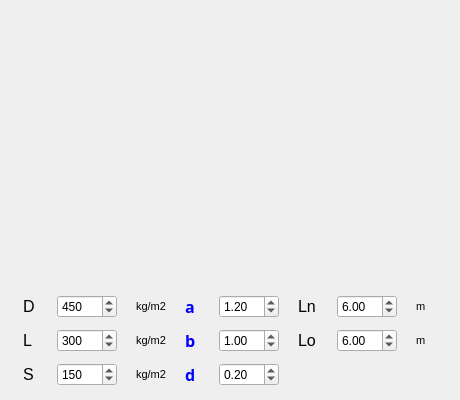
      <widget class="QWidget" name="tab_3">
       <attribute name="title">
        <string>بارگزاری</string>
       </attribute>
       <widget class="QLabel" name="label_10">
        <property name="geometry">
         <rect>
          <x>40</x>
          <y>0</y>
          <width>381</width>
          <height>281</height>
         </rect>
        </property>
        <property name="text">
         <string/>
        </property>
        <property name="pixmap">
         <pixmap>pic/loadasli.jpg</pixmap>
        </property>
        <property name="scaledContents">
         <bool>true</bool>
        </property>
       </widget>
       <widget class="QWidget" name="gridLayoutWidget">
        <property name="geometry">
         <rect>
          <x>10</x>
          <y>290</y>
          <width>441</width>
          <height>101</height>
         </rect>
        </property>
        <layout class="QGridLayout" name="gridLayout">
         <item row="1" column="4">
          <widget class="QDoubleSpinBox" name="beta">
           <property name="maximumSize">
            <size>
             <width>60</width>
             <height>16777215</height>
            </size>
           </property>
           <property name="toolTip">
            <string>ضریب بار زنده</string>
           </property>
           <property name="value">
            <double>1.000000000000000</double>
           </property>
          </widget>
         </item>
         <item row="0" column="5">
          <widget class="QLabel" name="label_17">
           <property name="maximumSize">
            <size>
             <width>20</width>
             <height>16777215</height>
            </size>
           </property>
           <property name="font">
            <font>
             <pointsize>12</pointsize>
             <weight>50</weight>
             <bold>false</bold>
            </font>
           </property>
           <property name="text">
            <string>Ln</string>
           </property>
          </widget>
         </item>
         <item row="1" column="5">
          <widget class="QLabel" name="label_34">
           <property name="font">
            <font>
             <pointsize>12</pointsize>
             <weight>50</weight>
             <bold>false</bold>
            </font>
           </property>
           <property name="text">
            <string>Lo</string>
           </property>
          </widget>
         </item>
         <item row="2" column="4">
          <widget class="QDoubleSpinBox" name="sigma">
           <property name="maximumSize">
            <size>
             <width>60</width>
             <height>16777215</height>
            </size>
           </property>
           <property name="toolTip">
            <string>ضریب بار برف</string>
           </property>
           <property name="value">
            <double>0.200000000000000</double>
           </property>
          </widget>
         </item>
         <item row="2" column="3">
          <widget class="QLabel" name="label_20">
           <property name="font">
            <font>
             <family>GreekC</family>
             <pointsize>12</pointsize>
             <weight>75</weight>
             <bold>true</bold>
            </font>
           </property>
           <property name="text">
            <string>&lt;html&gt;&lt;head/&gt;&lt;body&gt;&lt;p&gt;&lt;span style=&quot; color:#0000ff;&quot;&gt;d&lt;/span&gt;&lt;/p&gt;&lt;/body&gt;&lt;/html&gt;</string>
           </property>
          </widget>
         </item>
         <item row="1" column="3">
          <widget class="QLabel" name="label_19">
           <property name="font">
            <font>
             <family>GreekC</family>
             <pointsize>12</pointsize>
             <weight>75</weight>
             <bold>true</bold>
            </font>
           </property>
           <property name="text">
            <string>&lt;html&gt;&lt;head/&gt;&lt;body&gt;&lt;p&gt;&lt;span style=&quot; color:#0000ff;&quot;&gt;b&lt;/span&gt;&lt;/p&gt;&lt;/body&gt;&lt;/html&gt;</string>
           </property>
          </widget>
         </item>
         <item row="0" column="4">
          <widget class="QDoubleSpinBox" name="alfa">
           <property name="maximumSize">
            <size>
             <width>60</width>
             <height>16777215</height>
            </size>
           </property>
           <property name="toolTip">
            <string>ضریب بار مرده</string>
           </property>
           <property name="value">
            <double>1.200000000000000</double>
           </property>
          </widget>
         </item>
         <item row="2" column="0">
          <widget class="QLabel" name="label_13">
           <property name="font">
            <font>
             <pointsize>12</pointsize>
             <weight>50</weight>
             <bold>false</bold>
            </font>
           </property>
           <property name="text">
            <string>S</string>
           </property>
          </widget>
         </item>
         <item row="1" column="0">
          <widget class="QLabel" name="label_12">
           <property name="font">
            <font>
             <pointsize>12</pointsize>
             <weight>50</weight>
             <bold>false</bold>
            </font>
           </property>
           <property name="text">
            <string>L</string>
           </property>
          </widget>
         </item>
         <item row="2" column="1">
          <widget class="QDoubleSpinBox" name="sload">
           <property name="maximumSize">
            <size>
             <width>60</width>
             <height>16777215</height>
            </size>
           </property>
           <property name="toolTip">
            <string>بار برف</string>
           </property>
           <property name="decimals">
            <number>0</number>
           </property>
           <property name="maximum">
            <double>10000000000000.000000000000000</double>
           </property>
           <property name="value">
            <double>150.000000000000000</double>
           </property>
          </widget>
         </item>
         <item row="1" column="1">
          <widget class="QDoubleSpinBox" name="lload">
           <property name="maximumSize">
            <size>
             <width>60</width>
             <height>16777215</height>
            </size>
           </property>
           <property name="toolTip">
            <string>مجموع بار زنده</string>
           </property>
           <property name="decimals">
            <number>0</number>
           </property>
           <property name="maximum">
            <double>10000000000000.000000000000000</double>
           </property>
           <property name="value">
            <double>300.000000000000000</double>
           </property>
          </widget>
         </item>
         <item row="0" column="1">
          <widget class="QDoubleSpinBox" name="dload">
           <property name="maximumSize">
            <size>
             <width>60</width>
             <height>16777215</height>
            </size>
           </property>
           <property name="toolTip">
            <string>مجموع بار مرده</string>
           </property>
           <property name="toolTipDuration">
            <number>-1</number>
           </property>
           <property name="decimals">
            <number>0</number>
           </property>
           <property name="maximum">
            <double>10000000000000.000000000000000</double>
           </property>
           <property name="value">
            <double>450.000000000000000</double>
           </property>
          </widget>
         </item>
         <item row="1" column="7">
          <widget class="QLabel" name="label_36">
           <property name="maximumSize">
            <size>
             <width>15</width>
             <height>16777215</height>
            </size>
           </property>
           <property name="font">
            <font>
             <pointsize>8</pointsize>
             <weight>50</weight>
             <bold>false</bold>
            </font>
           </property>
           <property name="text">
            <string>m</string>
           </property>
          </widget>
         </item>
         <item row="2" column="2">
          <widget class="QLabel" name="label_16">
           <property name="font">
            <font>
             <pointsize>8</pointsize>
             <weight>50</weight>
             <bold>false</bold>
            </font>
           </property>
           <property name="text">
            <string>kg/m2</string>
           </property>
          </widget>
         </item>
         <item row="1" column="2">
          <widget class="QLabel" name="label_15">
           <property name="font">
            <font>
             <pointsize>8</pointsize>
             <weight>50</weight>
             <bold>false</bold>
            </font>
           </property>
           <property name="text">
            <string>kg/m2</string>
           </property>
          </widget>
         </item>
         <item row="0" column="2">
          <widget class="QLabel" name="label_11">
           <property name="maximumSize">
            <size>
             <width>30</width>
             <height>16777215</height>
            </size>
           </property>
           <property name="font">
            <font>
             <pointsize>8</pointsize>
             <weight>50</weight>
             <bold>false</bold>
            </font>
           </property>
           <property name="text">
            <string>kg/m2</string>
           </property>
          </widget>
         </item>
         <item row="0" column="6">
          <widget class="QDoubleSpinBox" name="ln">
           <property name="maximumSize">
            <size>
             <width>60</width>
             <height>16777215</height>
            </size>
           </property>
           <property name="toolTip">
            <string>دهانه خالص تیر ( بر ستون تا بر ستون )</string>
           </property>
           <property name="value">
            <double>6.000000000000000</double>
           </property>
          </widget>
         </item>
         <item row="1" column="6">
          <widget class="QDoubleSpinBox" name="lo">
           <property name="maximumSize">
            <size>
             <width>60</width>
             <height>16777215</height>
            </size>
           </property>
           <property name="toolTip">
            <string>دهانه بارگیر تیر</string>
           </property>
           <property name="value">
            <double>6.000000000000000</double>
           </property>
          </widget>
         </item>
         <item row="0" column="3">
          <widget class="QLabel" name="label_18">
           <property name="maximumSize">
            <size>
             <width>15</width>
             <height>16777215</height>
            </size>
           </property>
           <property name="font">
            <font>
             <family>GreekC</family>
             <pointsize>12</pointsize>
             <weight>75</weight>
             <bold>true</bold>
            </font>
           </property>
           <property name="text">
            <string>&lt;html&gt;&lt;head/&gt;&lt;body&gt;&lt;p&gt;&lt;span style=&quot; color:#0000ff;&quot;&gt;a&lt;/span&gt;&lt;/p&gt;&lt;/body&gt;&lt;/html&gt;</string>
           </property>
          </widget>
         </item>
         <item row="0" column="7">
          <widget class="QLabel" name="label_33">
           <property name="font">
            <font>
             <pointsize>8</pointsize>
             <weight>50</weight>
             <bold>false</bold>
            </font>
           </property>
           <property name="text">
            <string>m</string>
           </property>
          </widget>
         </item>
         <item row="0" column="0">
          <widget class="QLabel" name="label_14">
           <property name="maximumSize">
            <size>
             <width>15</width>
             <height>16777215</height>
            </size>
           </property>
           <property name="font">
            <font>
             <pointsize>12</pointsize>
             <weight>50</weight>
             <bold>false</bold>
            </font>
           </property>
           <property name="text">
            <string>D</string>
           </property>
          </widget>
         </item>
        </layout>
       </widget>
      </widget>
